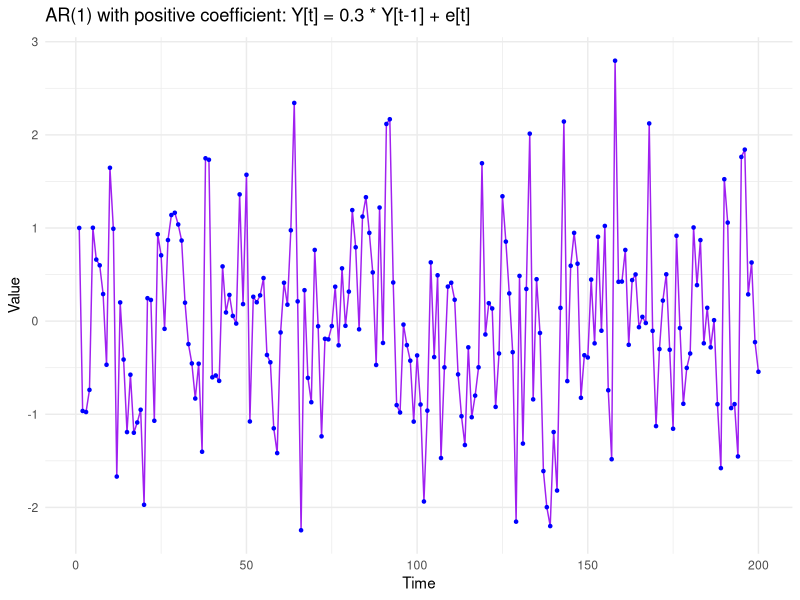
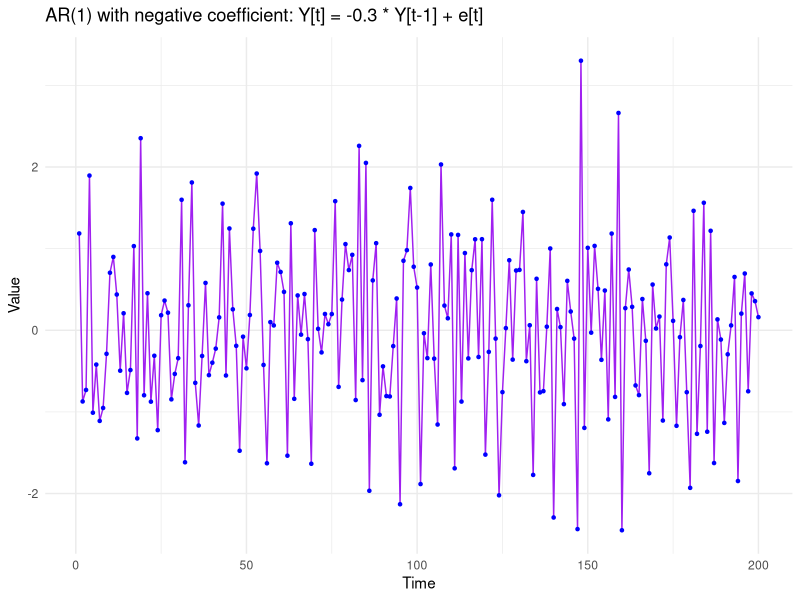
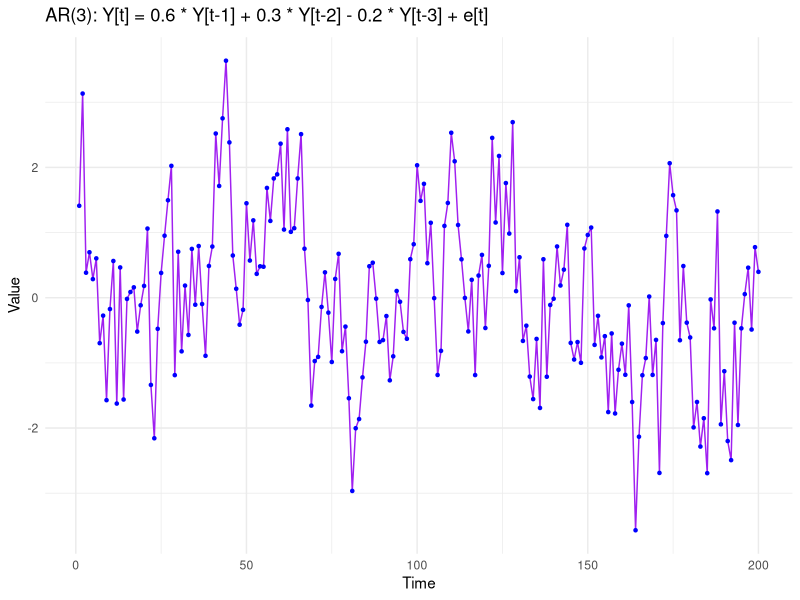

Write the R code that produced these figures, in order.
## ---- chunk 1
library(ggplot2)

set.seed(123) 

ar_coeffs =0.3 
title_expression = expression("AR(1) with positive coefficient: Y[t] = 0.3 * Y[t-1] + e[t]")
  
# Simulate AR(1) process   
ar_process <- as.numeric(arima.sim(model = list(ar = ar_coeffs), n = 200))
plot_data <- data.frame(Time = 1:200, AR_Oscillatory = ar_process)
ggplot(plot_data, aes(x = Time, y = AR_Oscillatory)) +
  geom_line(color = "purple") +      
  geom_point(color = "blue", size = 1.5, shape = 20) +      
  labs(title = title_expression,
       x = "Time",
       y = "Value") +
  theme_minimal() 
## ---- chunk 2
neg_ar1_process <- function(ar_coeffs = -0.3,
                            title_expression = expression("AR(1) with negative coefficient: Y[t] = -0.3 * Y[t-1] + e[t]")) {   
  #Simulate AR(1) process   
  ar_process <- as.numeric(arima.sim(model = list(ar = ar_coeffs), n = 200))      
  # Create a data frame for plotting   
  plot_data <- data.frame(Time = 1:200, AR_Oscillatory = ar_process)      
  # Generate the plot using ggplot2   
  ggplot(plot_data, aes(x = Time, y = AR_Oscillatory)) +      
    geom_line(color = "purple") +      
    geom_point(color = "blue", size = 1.5, shape = 20) +      
    labs(title = title_expression,       
         x = "Time",        
         y = "Value") +     
    theme_minimal() }  
neg_ar1_process() 
## ---- chunk 3

# Function to plot AR(1) process 
plot_ar3_process <- function(ar_coeffs, title_expression) {   
  # Generate AR(1) process   
  ar_process <- as.numeric(arima.sim(model = list(ar = ar_coeffs), n = 200))      
  # Create data frame for plotting   
  plot_data <- data.frame(Time = 1:200, AR_Oscillatory = ar_process)      
  ggplot(plot_data, aes(x = Time, y = AR_Oscillatory)) +      
    geom_line(color = "purple") +      
    geom_point(color = "blue", size = 3, shape = 20) +      
    labs(
      title = title_expression,
      x = "Time",
      y = "Value") +     
    theme_minimal() } 
## ---- chunk 4

# Function to plot AR(3) process
plot_ar3_process <- function(ar_coeffs = c(0.6, 0.3, -0.2), 
                             title_expression = expression("AR(3): Y[t] = 0.6 * Y[t-1] + 0.3 * Y[t-2] - 0.2 * Y[t-3] + e[t]")) {
  # Generate AR(3) process
  ar_process <- as.numeric(arima.sim(model = list(ar = ar_coeffs), n = 200))
  
  # Create data frame for plotting
  plot_data <- data.frame(Time = 1:200, AR_Oscillatory = ar_process)
  
  # Generate the plot
  ggplot(plot_data, aes(x = Time, y = AR_Oscillatory)) + 
    geom_line(color = "purple") + 
    geom_point(color = "blue", size = 1.5, shape = 20) + 
    labs(
      title = title_expression,
      x = "Time", 
      y = "Value"
    ) +
    theme_minimal()
}

# Call the function to plot the AR(3) process
plot_ar3_process()
